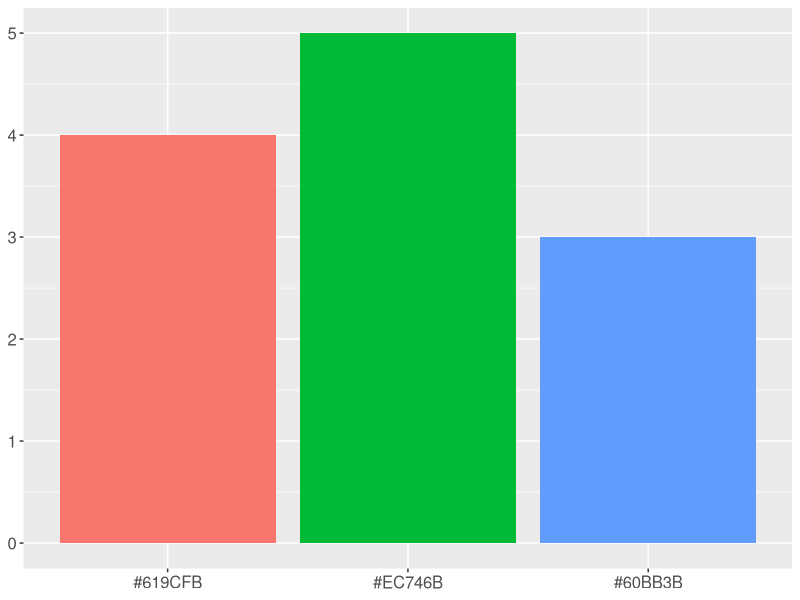

Generate this figure with R:
## ---- chunk 1
library(tidyverse)
library(magrittr)
library(readxl)
library(ggplot2)
## ---- chunk 2
bar_data <- tibble(item=c("#619CFB", "#EC746B", "#60BB3B"), count=c(4,5,3))
bar_data$item <- factor(bar_data$item,levels = c("#619CFB", "#EC746B", "#60BB3B"))
a <- ggplot(bar_data, aes(x=item, y=count, fill=item)) +
  geom_bar(stat="identity") +
  theme(axis.title.x = element_blank(),
        axis.text.x = element_text(size=12),
        axis.title.y = element_blank(),
        axis.text.y = element_text(size=12),
        legend.position = "none")
ggsave(a, filename="ggplotStandard3.png", width=5, height=3)
